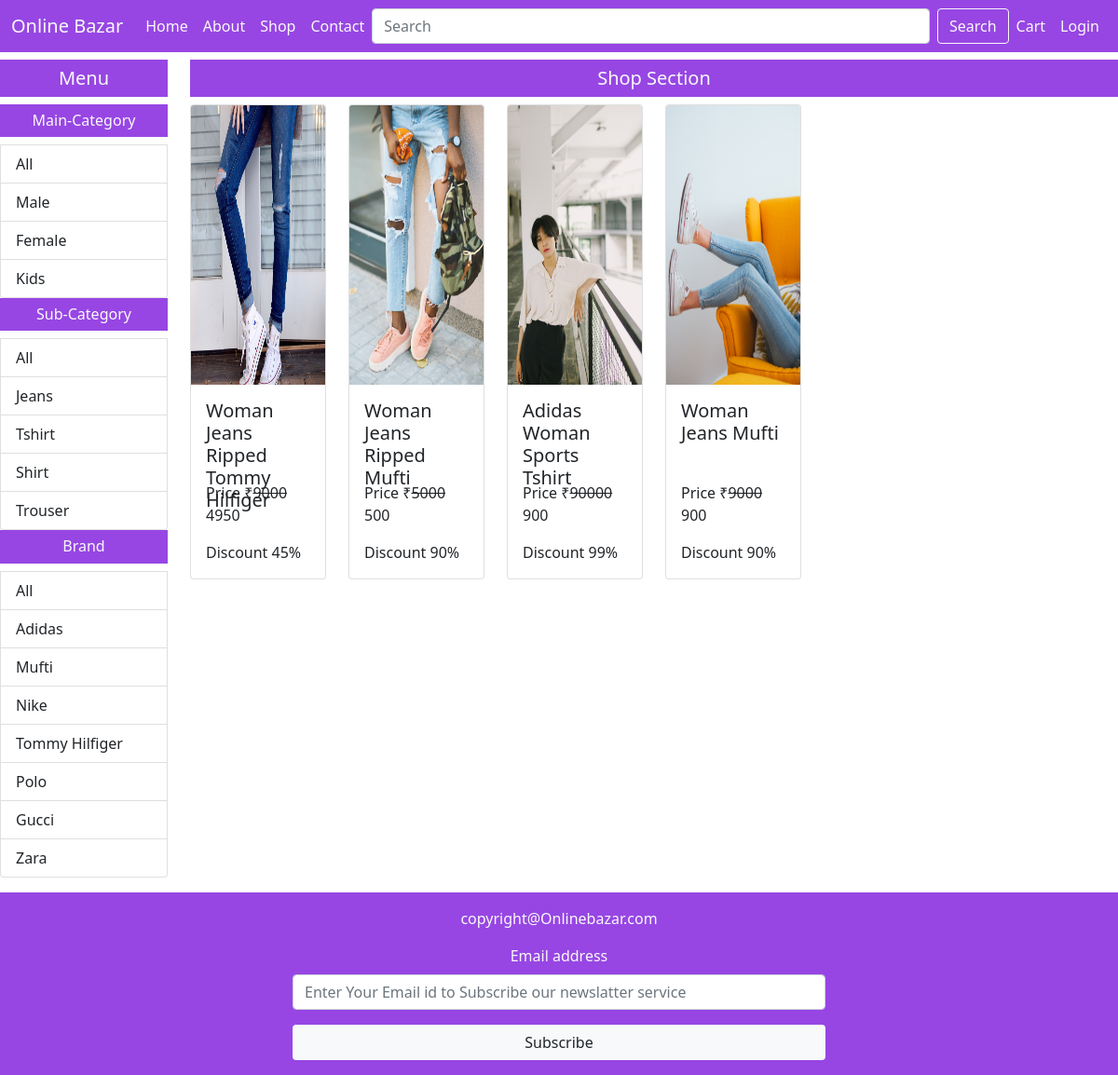
Page /shop/Female/All/All/ on the committed database.
### mainApp/models.py (models this page shows, shortened)
class Maincategory(models.Model):
    id = models.AutoField(primary_key=True)
    name = models.CharField(max_length=20)

class Subcategory(models.Model):
    id = models.AutoField(primary_key=True)
    name = models.CharField(max_length=20)

class Brand(models.Model):
    id = models.AutoField(primary_key=True)
    name = models.CharField(max_length=20)

class Product(models.Model):
    id = models.AutoField(primary_key=True)
    name = models.CharField(max_length=20)
    maincategory = models.ForeignKey(Maincategory,on_delete=models.CASCADE)
    subcategory = models.ForeignKey(Subcategory,on_delete=models.CASCADE)
    brand = models.ForeignKey(Brand,on_delete=models.CASCADE)
    seller = models.ForeignKey(Seller,on_delete=models.CASCADE,default=None)
    baseprice = models.IntegerField()
    discount = models.IntegerField()
    finalprice = models.IntegerField()
    size = models.CharField(max_length=100)
    color = models.CharField(max_length=100)
    description = models.TextField()
    stock = models.CharField(max_length=20,default="In Stock")
    pic1 = models.ImageField(upload_to="images",default="images/noimagep.png",null=True,blank=True)
    pic2 = models.ImageField(upload_to="images",default="images/noimagep.png",null=True,blank=True)
    pic3 = models.ImageField(upload_to="images",default="images/noimagep.png",null=True,blank=True)
    pic4 = models.ImageField(upload_to="images",default="images/noimagep.png",null=True,blank=True)

### mainApp/views.py (the view)
# urls.py: path('shop/<str:mc>/<str:sc>/<str:br>/',views.shopPage),
def shopPage(request, mc, sc, br):
    maincategory = Maincategory.objects.all()
    subcategory = Subcategory.objects.all()
    brand = Brand.objects.all()
    if(request.method == "POST"):
        search = request.POST.get('search')
        products = Product.objects.filter(Q(name__icontains=search))
    else:
        if(mc == "All" and sc == "All" and br == "All"):
            products = Product.objects.all()
        elif(mc != "All" and sc == "All" and br == "All"):
            products = Product.objects.filter(
                maincategory=Maincategory.objects.get(name=mc))
        elif(mc == "All" and sc != "All" and br == "All"):
            products = Product.objects.filter(
                subcategory=Subcategory.objects.get(name=sc))
        elif(mc == "All" and sc == "All" and br != "All"):
            products = Product.objects.filter(brand=Brand.objects.get(name=br))
        elif(mc != "All" and sc != "All" and br == "All"):
            products = Product.objects.filter(maincategory=Maincategory.objects.get(
                name=mc), subcategory=Subcategory.objects.get(name=sc))
        elif(mc != "All" and sc == "All" and br != "All"):
            products = Product.objects.filter(maincategory=Maincategory.objects.get(
                name=mc), brand=Brand.objects.get(name=br))
        elif(mc == "All" and sc != "All" and br != "All"):
            products = Product.objects.filter(subcategory=Subcategory.objects.get(
                name=sc), brand=Brand.objects.get(name=br))
        else:
            products = Product.objects.filter(maincategory=Maincategory.objects.get(
                name=mc), subcategory=Subcategory.objects.get(name=sc), brand=Brand.objects.get(name=br))
    products = products[::-1]
    return render(request, "shop.html", {"Product": products,
                                         "Maincategory": maincategory,
                                         "Subcategory": subcategory,
                                         "Brand": brand,
                                         "mc": mc, "sc": sc, "br": br
                                         })

### mainApp/templates/shop.html (shortened to what this page needs)
{% extends 'index.html' %}
{% load static %}
{% block body %}
<div class="mt-3">
    <div class="row">
        <div class="col-xxl-1 col-xl-2 col-lg-3 col-md-4 col-sm-6 col-12">
            <h5 class="background text-light text-center p-2">Menu</h5>
            <div class="list-group">
                <h6 class="background text-light text-center p-2">Main-Category</h6>
                <a href="/shop/All/{{sc}}/{{br}}/" class="list-group-item list-group-item-action">All</a>
                {% for i in Maincategory %}
                <a href="/shop/{{i.name}}/{{sc}}/{{br}}/" class="list-group-item list-group-item-action">{{i.name}}</a>
                {% endfor %}
            </div>
            <div class="list-group">
                <h6 class="background text-light text-center p-2">Sub-Category</h6>
                <a href="/shop/{{mc}}/All/{{br}}/" class="list-group-item list-group-item-action">All</a>
                {% for i in Subcategory %}
                <a href="/shop/{{mc}}/{{i.name}}/{{br}}/" class="list-group-item list-group-item-action">{{i.name}}</a>
                {% endfor %}
            </div>
            <div class="list-group">
                <h6 class="background text-light text-center p-2">Brand</h6>
                <a href="/shop/{{mc}}/{{sc}}/All/" class="list-group-item list-group-item-action">All</a>
                {% for i in Brand %}
                <a href="/shop/{{mc}}/{{sc}}/{{i.name}}/" class="list-group-item list-group-item-action">{{i.name}}</a>
                {% endfor %}
            </div>
        </div>
        <div class="col-xxl-11 col-xl-10 col-lg-9 col-md-8 col-sm-6 col-12">
            <h5 class="background text-light text-center p-2">Shop Section</h5>
            <div class="row">
                {% for i in Product %}
                <div class="col-xxl-2 col-xl-2 col-lg-3 col-md-4 col-sm-6 col-12">
                  <div class="card">
                    <a href="/single-product-page/{{i.id}}/"><img src={{i.pic1.url}} height="300px" class="card-img-top" alt="..."></a>
                    <div class="card-body">
                      <h5 class="card-title" style="height: 80px;">{{i.name}}</h5>
                      <p class="card-text">Price &#8377;<del>{{i.baseprice}}</del> {{i.finalprice}}</p>
                      <p class="card-text">Discount {{i.discount}}%</p>
                    </div>
                  </div>
                </div>
                {% endfor %}
              </div>
        </div>
    </div>
</div>
{% endblock %}

### mainApp/static/css/style.css (style rules this page uses)
.background { background-color: rgb(151, 70, 227); }

### rows in the picture
Maincategory: name "Male"
Maincategory: name "Female"
Maincategory: name "Kids"
Subcategory: name "Jeans"
Subcategory: name "Tshirt"
Subcategory: name "Shirt"
Subcategory: name "Trouser"
Brand: name "Adidas"
Brand: name "Mufti"
Brand: name "Nike"
Brand: name "Tommy Hilfiger"
Brand: name "Polo"
Brand: name "Gucci"
Brand: name "Zara"
Product: pic1 (picture), name "Woman Jeans Ripped Tommy Hilfiger", baseprice "9000", finalprice "4950", discount "45"
Product: pic1 (picture), name "Woman Jeans Ripped Mufti", baseprice "5000", finalprice "500", discount "90"
Product: pic1 (picture), name "Adidas Woman Sports Tshirt", baseprice "90000", finalprice "900", discount "99"
Product: pic1 (picture), name "Woman Jeans Mufti", baseprice "9000", finalprice "900", discount "90"
